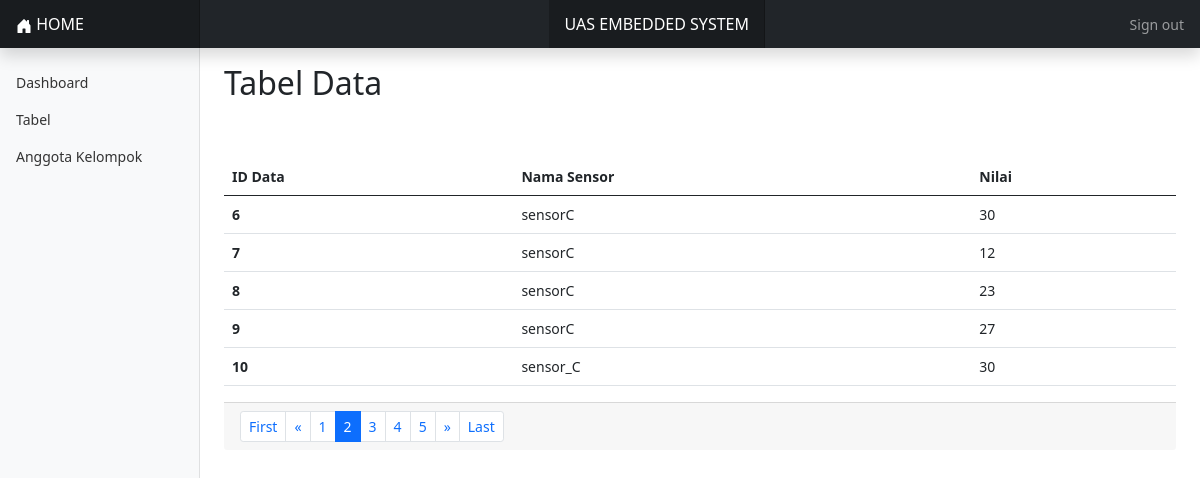
The app's page /tabel.php?halaman=2 (signed in) with its own data.
### tables this page shows
CREATE TABLE `ketinggian` (
  `id_data` int(11) NOT NULL,
  `id_sensor` varchar(255) NOT NULL,
  `nilai_sensor` int(11) NOT NULL
);

### tabel.php (the view, shortened to what this page needs)
<?php
  include("koneksi.php");
  $batas = 5;
  if(!isset($_GET['halaman'])){
       $posisi = 0;
       $halaman = 1;
  }else{
       $halaman = $_GET['halaman'];
       $posisi = ($halaman-1) * $batas;
  }
  $sql_tabel = "SELECT * FROM `ketinggian` LIMIT $posisi, $batas";
  $query_tabel = mysqli_query($koneksi, $sql_tabel);
  $data = array();
  foreach ($query_tabel as $query) {
    $data[] = $query;
  }
?>
  <?php include('include/head.php'); ?>
  <body>
  <?php include('include/header.php'); ?>
<div class="container-fluid">
  <div class="row">
    <?php include('include/navbar.php'); ?>
    <main class="col-md-9 ms-sm-auto col-lg-10 px-md-4">
      <h2>Tabel Data</h2>
      <div class="table-responsive">
        <table class="table mt-5">
        <thead>
          <tr>
            <th scope="col">ID Data</th>
            <th scope="col">Nama Sensor</th>
            <th scope="col">Nilai</th>
          </tr>
        </thead>
        <tbody>
          <?php $i = 0;
          foreach ($data as $key) {
            ?>
          <tr>
            <th scope="row"><?php echo $data[$i]['id_data']; ?></th>
            <td><?php echo $data[$i]['id_sensor']; ?></td>
            <td><?php echo $data[$i]['nilai_sensor']; ?></td>
          </tr>
          <?php $i++;} ?>
        </tbody>
      </table>
      </div>
      <?php
            $sql_jum = "SELECT * FROM `ketinggian`";
            $sql_jum .= " ORDER BY `id_data`";
            $query_jum = mysqli_query($koneksi,$sql_jum);
            $jum_data = mysqli_num_rows($query_jum);
            $jum_halaman = ceil($jum_data/$batas);
          ?>
        <div class="card-footer clearfix">
          <ul class="pagination pagination-sm m-0 float-right">
            <?php
                if($jum_halaman==0){
                }else if($jum_halaman==1){
                   echo "<li class='page-item'><a class='page-link'>1</a></li>";
                }else{
                   $sebelum = $halaman-1;
                   $setelah = $halaman+1;
                   if($halaman!=1){
                         echo "<li class='page-item'><a class='page-link'
                         href='tabel.php?halaman=1'>First</a></li>";
                         echo "<li class='page-item'><a class='page-link'
                         href='tabel.php?halaman=$sebelum'>«</a></li>";
                       }
                       for($i=1; $i<=$jum_halaman; $i++){
                           if ($i > $halaman - 5 and $i < $halaman + 5 ) {
                              if($i!=$halaman){
                                  echo "<li class='page-item'><a class='page-link'
                                  href='tabel.php?halaman=$i'>$i</a></li>";
                              }else{
                                  echo "<li class='page-item active'><a class='page-link'>$i</a></li>";
                              }
                           }
                        }
                        if($halaman!=$jum_halaman){
                           echo "<li class='page-item'><a class='page-link'
                           href='tabel.php?halaman=$setelah'>
                           »</a></li>";
                           echo "<li class='page-item'><a class='page-link'
                           href='tabel.php?halaman=$jum_halaman'>Last</a></li>";
                         }
                  }?>
          </ul>
        </div>
      </div>
  </div>
  </body>
</html>

### dashboard/dashboard.css (style rules this page uses)
body { font-size: .875rem; }

### records on screen
ketinggian: id_data "6", id_sensor "sensorC", nilai_sensor "30"
ketinggian: id_data "7", id_sensor "sensorC", nilai_sensor "12"
ketinggian: id_data "8", id_sensor "sensorC", nilai_sensor "23"
ketinggian: id_data "9", id_sensor "sensorC", nilai_sensor "27"
ketinggian: id_data "10", id_sensor "sensor_C", nilai_sensor "30"
